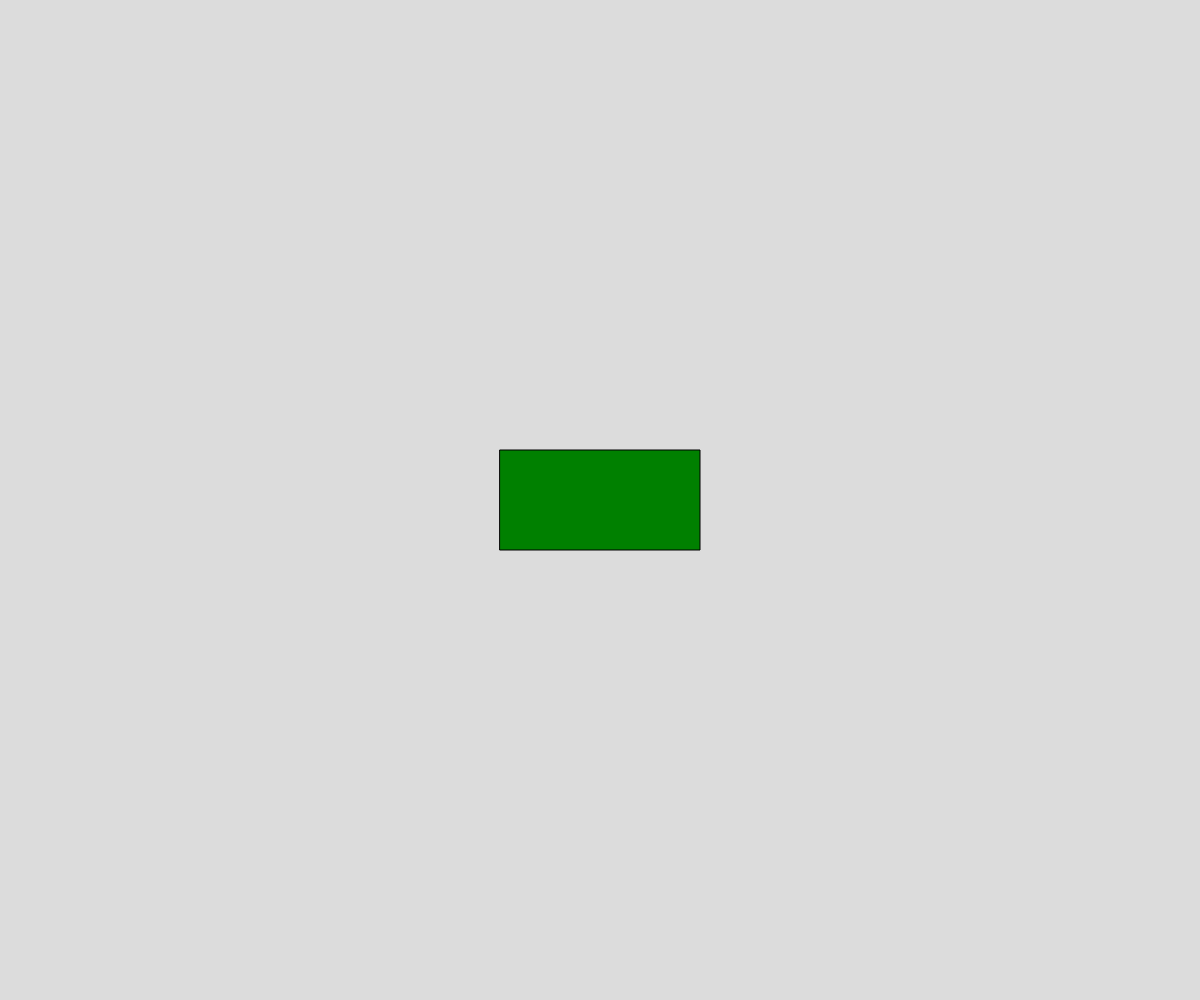
Frame 1 (no input)
Frame 60 (no input): identical to frame 1, image omitted
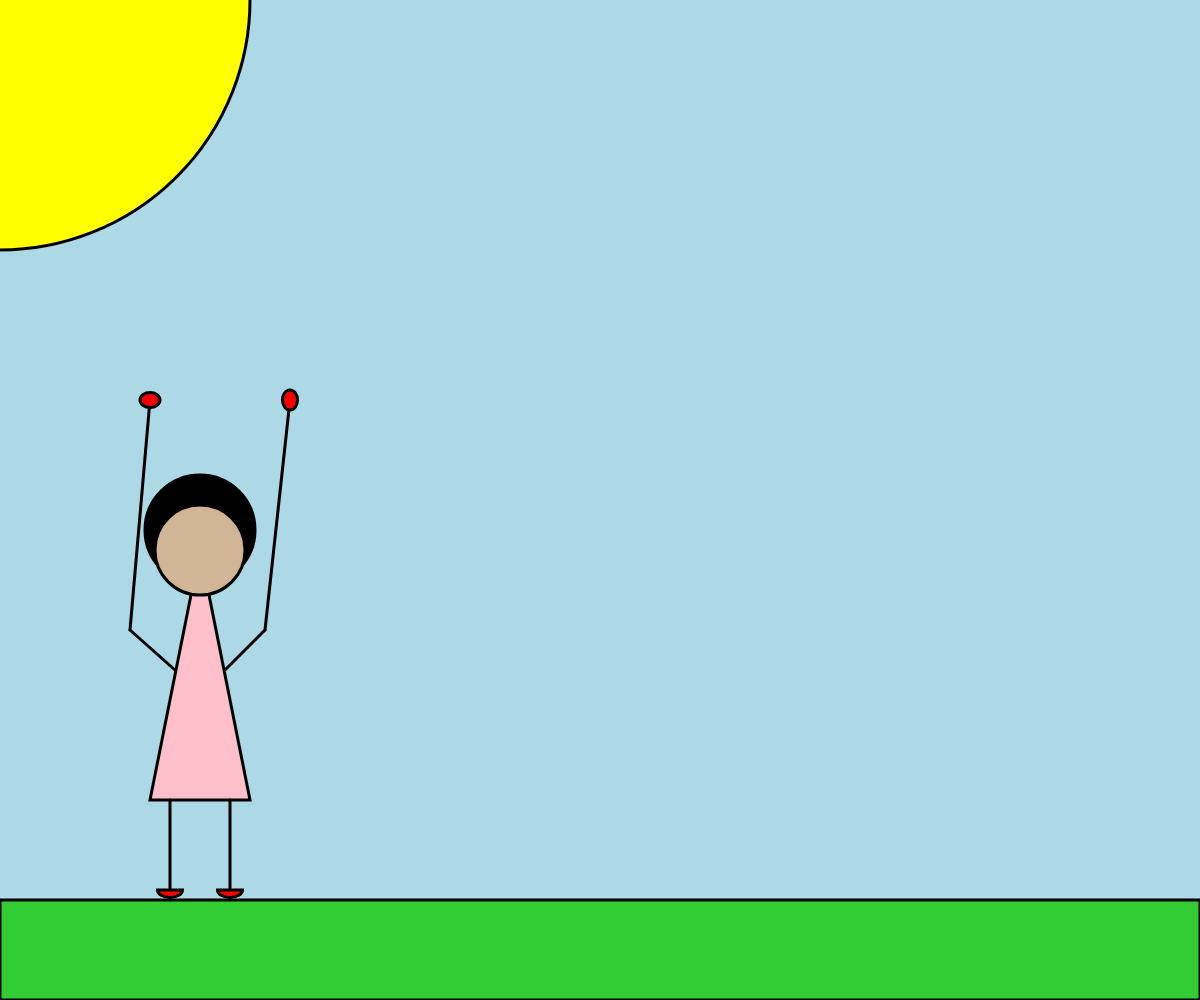
Frame 120 (the mouse pressed at the canvas centre since frame 60)

The p5.js sketch that drew these frames (run headless with seeded random() and noise() and a simulated clock; from frame 60 on, the mouse is pressed at the canvas centre):

// p5.js sketch
// ── sketch.js
// Project Title
// Your Name
// Date
//
// Extra for Experts:
// - describe what you did to take this project "above and beyond"

// State variable for the button
let buttonPressed = false;

// Button object to store all of the button variable together
let myButton = {x: 0, y: 0, w: 0, h: 0, color: ""}

function setup() {
  createCanvas(windowWidth, windowHeight);
  
  //Set the initial properties of myButton
  //subtract 1/2 the w and h from x and y to get true center
  myButton.w = 200;
  myButton.h = 100;
  myButton.x = width/2 - myButton.w/2;
  myButton.y = height/2 - myButton.h/2;
  myButton.color = "green";
}

function draw() {
  background(220);

  if (buttonPressed===false) {
    //Calls the myButton function in the draw loop
    drawButton();
  }
  if (buttonPressed === true){
    background(173, 216, 230);
    fill("yellow");
    circle(0,0,500);
    fill(50,205,50);
    rect(0,windowHeight-100,windowWidth,100);
    
    fill("pink");
    triangle(200,windowHeight-450,150,windowHeight-200,250,windowHeight-200);
    fill("black")
    circle(200,windowHeight-470,110)
    fill(210,180,150);
    circle(200,windowHeight-450,90);
    strokeWeight(3)
    line(230,windowHeight-200,230,windowHeight-100);  
    line(170,windowHeight-200,170,windowHeight-100);
    fill("red");
    arc(170,windowHeight-110,25,15,TWO_PI, PI,CHORD);
    arc(230,windowHeight-110,25,15,TWO_PI, PI,CHORD);
    line(175,windowHeight-330,130,windowHeight-370);
    line(130,windowHeight-370,150,400);
    ellipse(150,400,20,15);
    line(225,windowHeight-330,265,windowHeight-370);
    line(265,windowHeight-370,290,400);
    ellipse(290,400,15,20)
    
  }
}

//build in p5js funciton for mouse reactions
function mousePressed() {

  //Checks if the mouse is within the x coordinates of the button
  if (mouseX > myButton.x && mouseX < (myButton.x + myButton.w)) {

    //Switch "true" out for a similar condition that checks y coordinates
    if(mouseY > myButton.y && mouseY < (myButton.y + myButton.h)) {
      buttonPressed = true;
    }
    
  }

}


//custom function that draws the button when called
function drawButton() {
  fill(myButton.color);
  rect(myButton.x, myButton.y, myButton.w, myButton.h);
}
